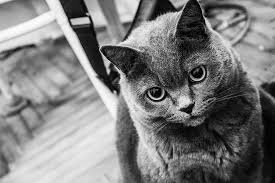
#> input picture test/imag_1.jpg, 275 x 183 px; its folder holds only this picture in this run
$ python 'lab_3 - wd.py'
#> lines starting #> are read from the running program, lines starting #| are printed output that depends on the picture; after the words box and inside, x2 and y2 are one past the last pixel; in counts of white or black regions, pixels touching at a corner belong together
import numpy as np
import random
from PIL import Image
import os
import re


# Конвертирование матрицы в массив
def mat2vec(x):
    m = x.shape[0] * x.shape[1]
    tmp1 = np.zeros(m)

    c = 0
    for i in range(x.shape[0]):
        for j in range(x.shape[1]):
            tmp1[c] = x[i, j]
            c += 1
    return tmp1


# Создание матрицы весов для изображения
def create_W(x):
    if len(x.shape) != 1:
        print("На вход подан не вектор")
        return
    else:
        w = np.zeros([len(x), len(x)])
        for i in range(len(x)):
            for j in range(i, len(x)):
                if i == j:
                    w[i, j] = 0
                else:
                    w[i, j] = x[i] * x[j]
                    w[j, i] = w[i, j]
    return w


# Конвертирование изображения в массив
def readImg2array(file, size, threshold=145):
#> called with file = 'test/imag_1.jpg', size = (500, 500), threshold = 100
    pilIN = Image.open(file).convert(mode="L")
#> pilIN is the input picture: PIL image 275x183 L; min 0, max 255, mean 126.4
    pilIN = pilIN.resize(size)
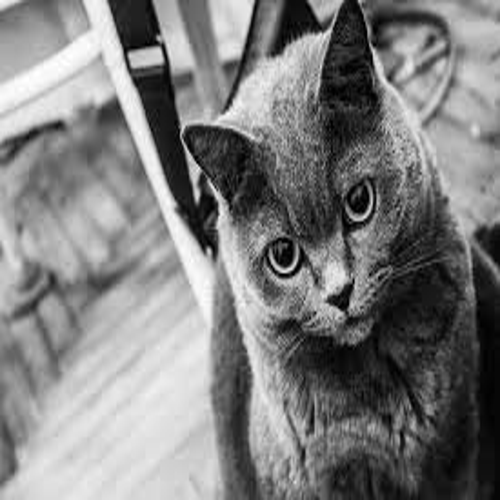
#> pilIN: PIL image 500x500 L; min 0, max 255, mean 126.4
    imgArray = np.asarray(pilIN, dtype=np.uint8)
    x = np.zeros(imgArray.shape, dtype=float)
    x[imgArray > threshold] = 1
    x[x == 0] = -1
    return x


# Конвертирование массива в изображение
def array2img(data, outFile=None):
    y = np.zeros(data.shape, dtype=np.uint8)
    y[data == 1] = 255
    y[data == -1] = 0
    img = Image.fromarray(y, mode="L")
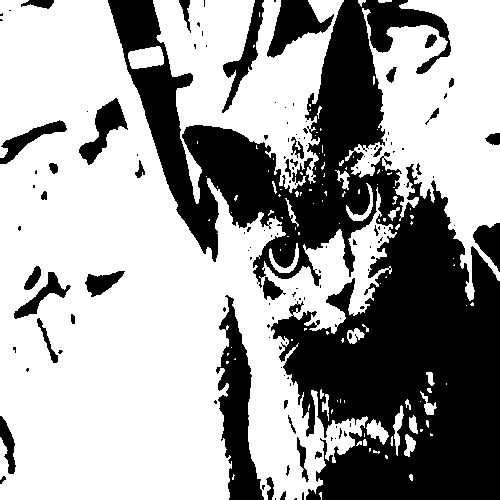
#> img: PIL image 500x500 L; 62.6% white; 135 black regions (97 under 20 px), largest, box (x1, y1, x2, y2) and area: (108, 0, 500, 500) 78233, (216, 295, 264, 500) 4664, (267, 0, 334, 58) 1835
    if outFile is not None:
        img.save(outFile)
    return img


def update(w, y_vec, theta=0.5, time=100):
    for s in range(time):
        m = len(y_vec)
        i = random.randint(0, m - 1)
        u = np.dot(w[i][:], y_vec) - theta

        if u > 0:
            y_vec[i] = 1
        elif u < 0:
            y_vec[i] = -1

    return y_vec


def hopfield(train_files, test_files, theta=0.5, time=1000, size=(100, 100), threshold=60, current_path=None):
    # Чтение изображения и перевод в numpy массив
    print("Чтение изображений и создание матрицы весов")
    num_files = 0
    for path in train_files:
        print(path)
        x = readImg2array(file=path, size=size, threshold=threshold)
        x_vec = mat2vec(x)
        print(len(x_vec))
        if num_files == 0:
            w = create_W(x_vec)
            num_files = 1
        else:
            tmp_w = create_W(x_vec)
            w = w + tmp_w
            num_files += 1

    print("Матрица весов создана")

    # Импорт test изображений
    counter = 0
    for path in test_files:
        y = readImg2array(file=path, size=size, threshold=threshold)
        oshape = y.shape
        y_img = array2img(y)
        y_img.show()
        print("Импорт test изображений")

        y_vec = mat2vec(y)
#> after the loop in mat2vec, `for i in range(x.shape[0]):`: c = 250000
        print("Восстановление изображений")
#> (the run stopped early here; a loop or call above may not have finished)
